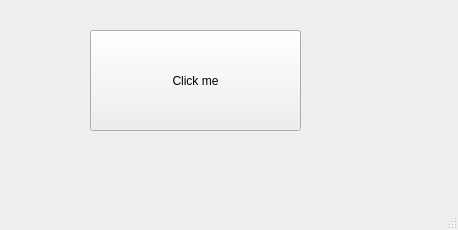
<?xml version="1.0" encoding="UTF-8"?>
<ui version="4.0">
 <class>MainWindow</class>
 <widget class="QMainWindow" name="MainWindow">
  <property name="geometry">
   <rect>
    <x>0</x>
    <y>0</y>
    <width>458</width>
    <height>230</height>
   </rect>
  </property>
  <property name="windowTitle">
   <string>Message Box Example</string>
  </property>
  <widget class="QWidget" name="centralwidget">
   <widget class="QPushButton" name="pushButton">
    <property name="geometry">
     <rect>
      <x>90</x>
      <y>30</y>
      <width>211</width>
      <height>101</height>
     </rect>
    </property>
    <property name="text">
     <string>Click me</string>
    </property>
   </widget>
  </widget>
  <widget class="QStatusBar" name="statusbar"/>
 </widget>
 <resources/>
 <connections/>
</ui>
